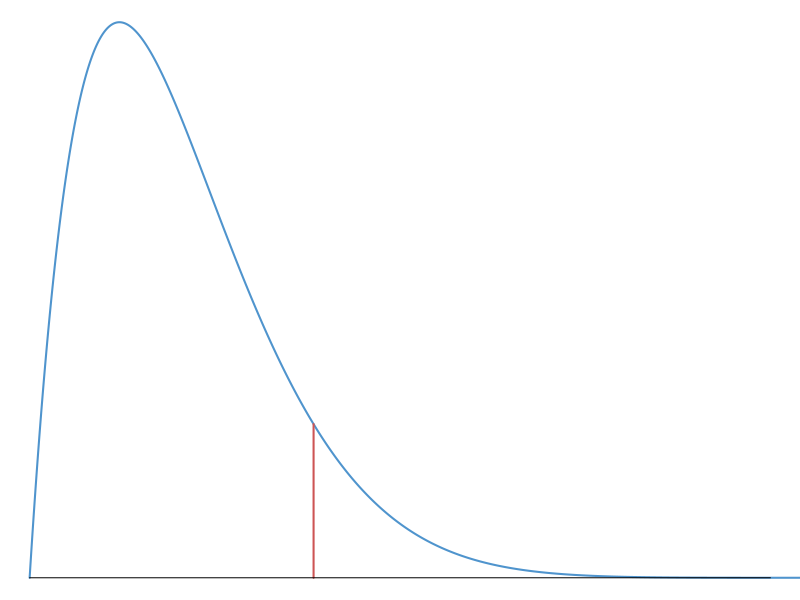

The R script that drew this image:





library("tidyverse")



x <- seq(0,1,length.out=1000)
y <- dbeta( x, 2, 11 )

par( mar=c(0,0,0,0) )

plot( 
  y ~ x , type="l" ,
  xaxt='n', yaxt='n',
  xlab="", ylab="",
  col="steelblue3",
  lwd=2,
  frame=FALSE,
  xlim=c(0,0.75)
)

points(
  x = rep( qbeta(0.9,2,11), 2 ),
  y = c(0,dbeta(qbeta(0.9,2,11),2,11)),
  type="l", col="indianred3",
  lwd=2
)

points(
  x=c(0,0.75),
  y=c(0,0),
  type="l", col="black",
)
